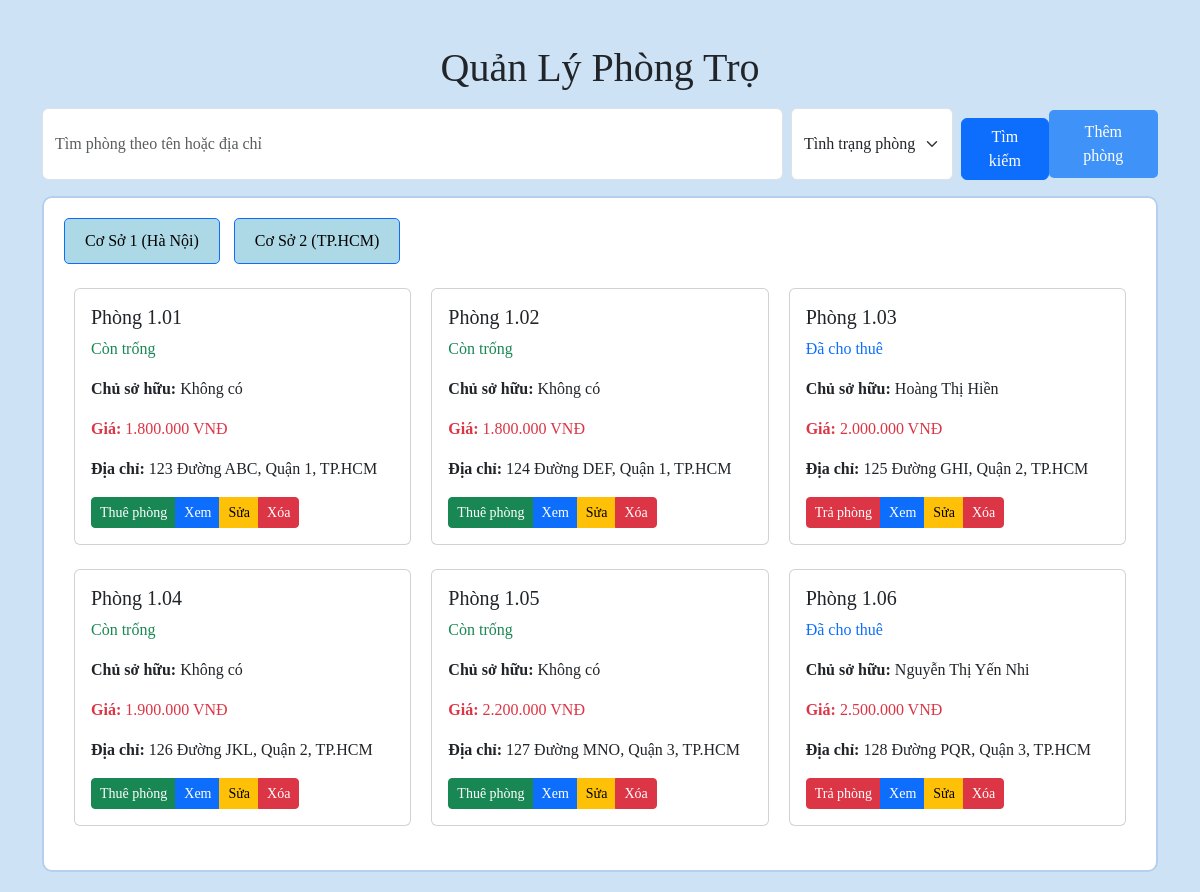
Before: /quanlyphong/quanlyphong.php?facility_id=1 with the older database file.
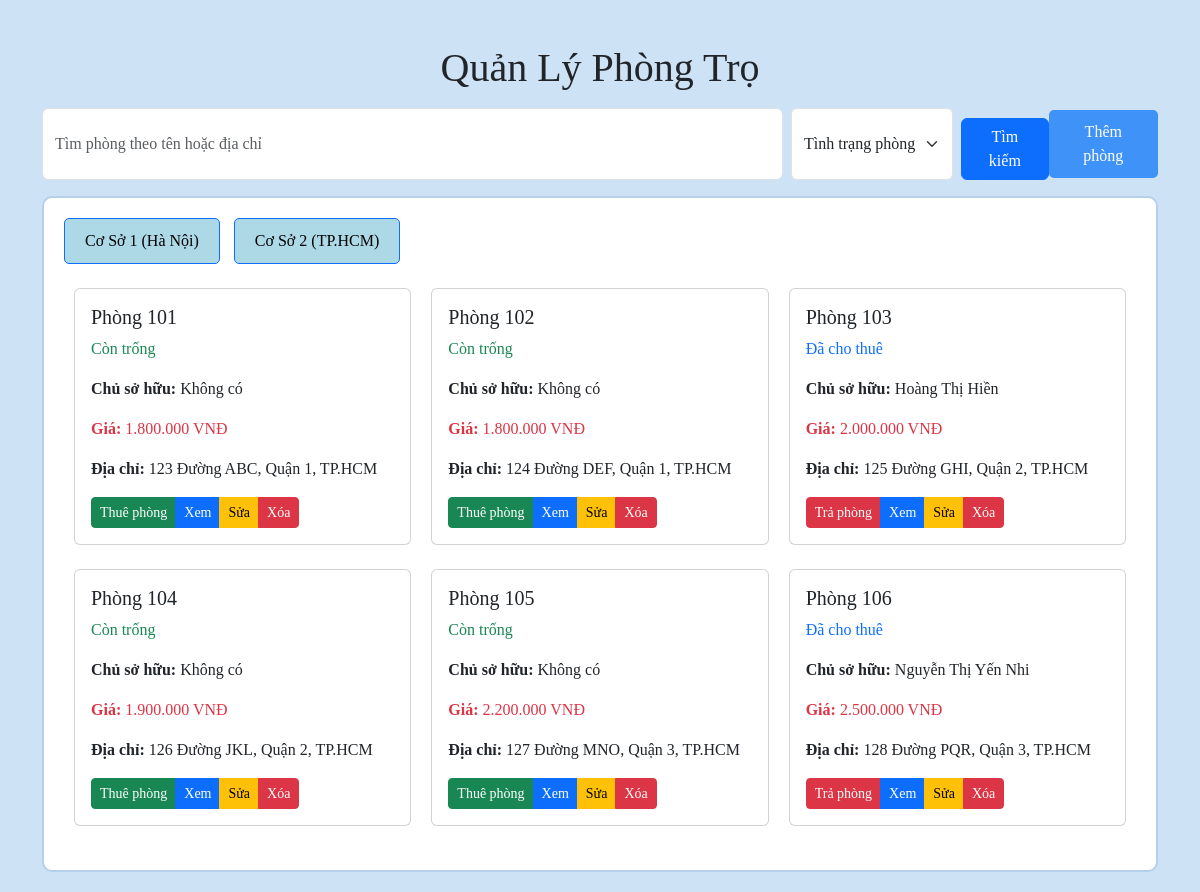
After: the same page with the newer database file.
### tables this page shows
CREATE TABLE `rooms` (
  `id` varchar(10) NOT NULL,
  `facility_id` int(11) NOT NULL,
  `room_name` varchar(50) NOT NULL,
  `price` int(11) NOT NULL,
  `status` enum('empty','rented') NOT NULL,
  `address` varchar(255) NOT NULL,
  `owner_name` varchar(255) DEFAULT NULL
);

### quanlyphong/quanlyphong.php (the view, shortened to what this page needs)
<?php
$servername = "localhost";
$username = "root";
$password = "";
$dbname = "baiTapLon";
$conn = new mysqli($servername, $username, $password, $dbname);
$facility_id = isset($_GET['facility_id']) ? $_GET['facility_id'] : null;
$where_clause = "";
if ($facility_id) {
    $where_clause = "WHERE facility_id = $facility_id";
}
$sql_rooms = "SELECT * FROM rooms $where_clause";
$result_rooms = $facility_id ? $conn->query($sql_rooms) : null;
?>
<!DOCTYPE html>
<html lang="vi">
<head>
    <link href="https://cdn.jsdelivr.net/npm/bootstrap@5.3.0/dist/css/bootstrap.min.css" rel="stylesheet">
    <link href="quanlyphong.css" rel="stylesheet">
</head>
<body>
    <div class="container mt-4">
        <h1 class="text-center">Quản Lý Phòng Trọ</h1>
        <div class="d-flex justify-content-between align-items-center my-3">
            <div class="d-flex w-100">
                <input type="text" class="form-control w-75 me-2" placeholder="Tìm phòng theo tên hoặc địa chỉ" id="search-keyword" name="search_keyword">
                <select class="form-select w-auto me-2" id="search-status" name="search_status">
                    <option value="">Tình trạng phòng</option>
                </select>
                <button class="btn btn-primary" id="search-btn">Tìm kiếm</button>
            </div>
            <div>
                <button class="btn btn-success" id="add-room-btn" onclick="window.location.href='/baiTapLon/quanlyphong/themphong.php'">Thêm phòng</button>
            </div>
        </div>
        <div class="facility-box">
            <div class="facility-header">
                <a href="?facility_id=1" class="btn btn-outline-primary">Cơ Sở 1 (Hà Nội)</a>
                <a href="?facility_id=2" class="btn btn-outline-primary">Cơ Sở 2 (TP.HCM)</a>
            </div>
            <?php if ($facility_id && $result_rooms && $result_rooms->num_rows > 0): ?>
                <div class="row mt-4">
                    <?php $counter = 0; ?>
                    <?php while ($room = $result_rooms->fetch_assoc()): ?>
                        <?php
                            $room_class = ($room['status'] == 'rented') ? 'text-primary' : 'text-success';
                            $button_text = ($room['status'] == 'empty') ? 'Thuê phòng' : 'Trả phòng';
                            $button_class = ($room['status'] == 'empty') ? 'btn-success' : 'btn-danger';
                        ?>
                        <?php if ($counter == 3): ?>
                            </div><div class="row">
                            <?php $counter = 0; ?>
                        <?php endif; ?>
                        <div class="col-md-4 mb-4">
                            <div class="card">
                                <div class="card-body">
                                    <h5 class="card-title"><?php echo $room['room_name']; ?></h5>
                                    <p class="card-text <?php echo $room_class; ?>">
                                        <?php echo $room['status'] == 'empty' ? 'Còn trống' : 'Đã cho thuê'; ?>
                                    </p>
                                    <p class="card-text">
                                        <strong>Chủ sở hữu:</strong>
                                        <?php echo $room['status'] == 'empty' ? 'Không có' : $room['owner_name']; ?>
                                    </p>
                                    <p class="card-text text-danger"><strong>Giá:</strong> <?php echo number_format($room['price'], 0, ',', '.'); ?> VNĐ</p>
                                    <p class="card-text"><strong>Địa chỉ:</strong> <?php echo $room['address']; ?></p>
                                       <div class="btn-group">
                                        <button class="btn btn-sm <?php echo $button_class; ?>"><?php echo $button_text; ?></button>
                                        <button class="btn btn-sm btn-primary">Xem</button>
                                        <button class="btn btn-sm btn-warning">Sửa</button>
                                        <button class="btn btn-sm btn-danger">Xóa</button>
                                    </div>
                                </div>
                            </div>
                        </div>
                        <?php $counter++; ?>
                    <?php endwhile; ?>
                </div>
            <?php elseif ($facility_id): ?>
                <p class="text-center mt-4">Không có phòng nào trong cơ sở này.</p>
            <?php else: ?>
                <p class="text-center mt-4">Vui lòng chọn cơ sở để xem phòng.</p>
            <?php endif; ?>
        </div>
    </div>
</body>
</html>

Changed rows visible on the page:
changed rooms "123 Đường ABC, Quận 1, TP.HCM": room_name "Phòng 1.01" → "Phòng 101"
changed rooms "124 Đường DEF, Quận 1, TP.HCM": room_name "Phòng 1.02" → "Phòng 102"
changed rooms "Hoàng Thị Hiền": room_name "Phòng 1.03" → "Phòng 103"
changed rooms "126 Đường JKL, Quận 2, TP.HCM": room_name "Phòng 1.04" → "Phòng 104"
changed rooms "127 Đường MNO, Quận 3, TP.HCM": room_name "Phòng 1.05" → "Phòng 105"
changed rooms "Nguyễn Thị Yến Nhi": room_name "Phòng 1.06" → "Phòng 106"
